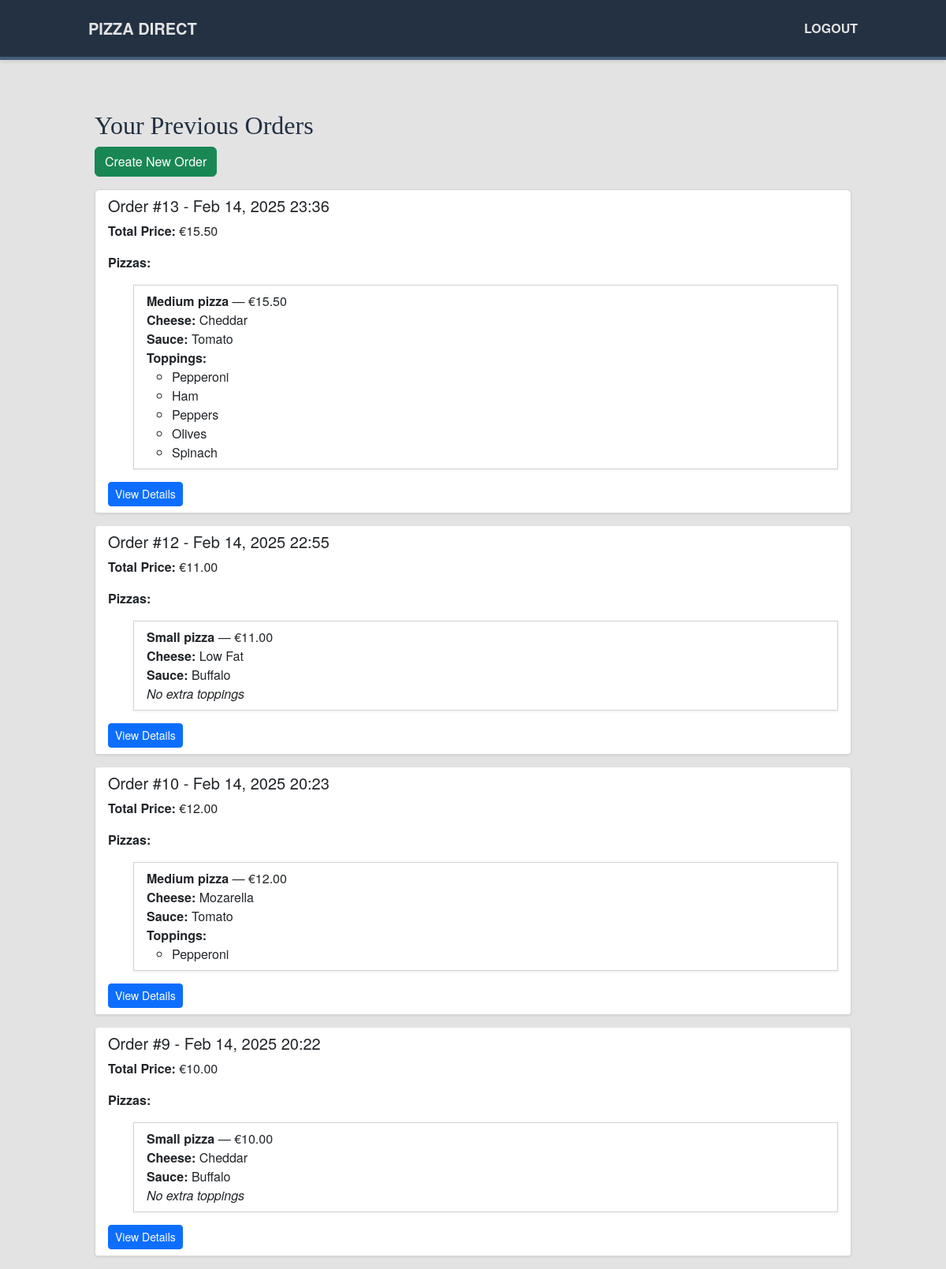
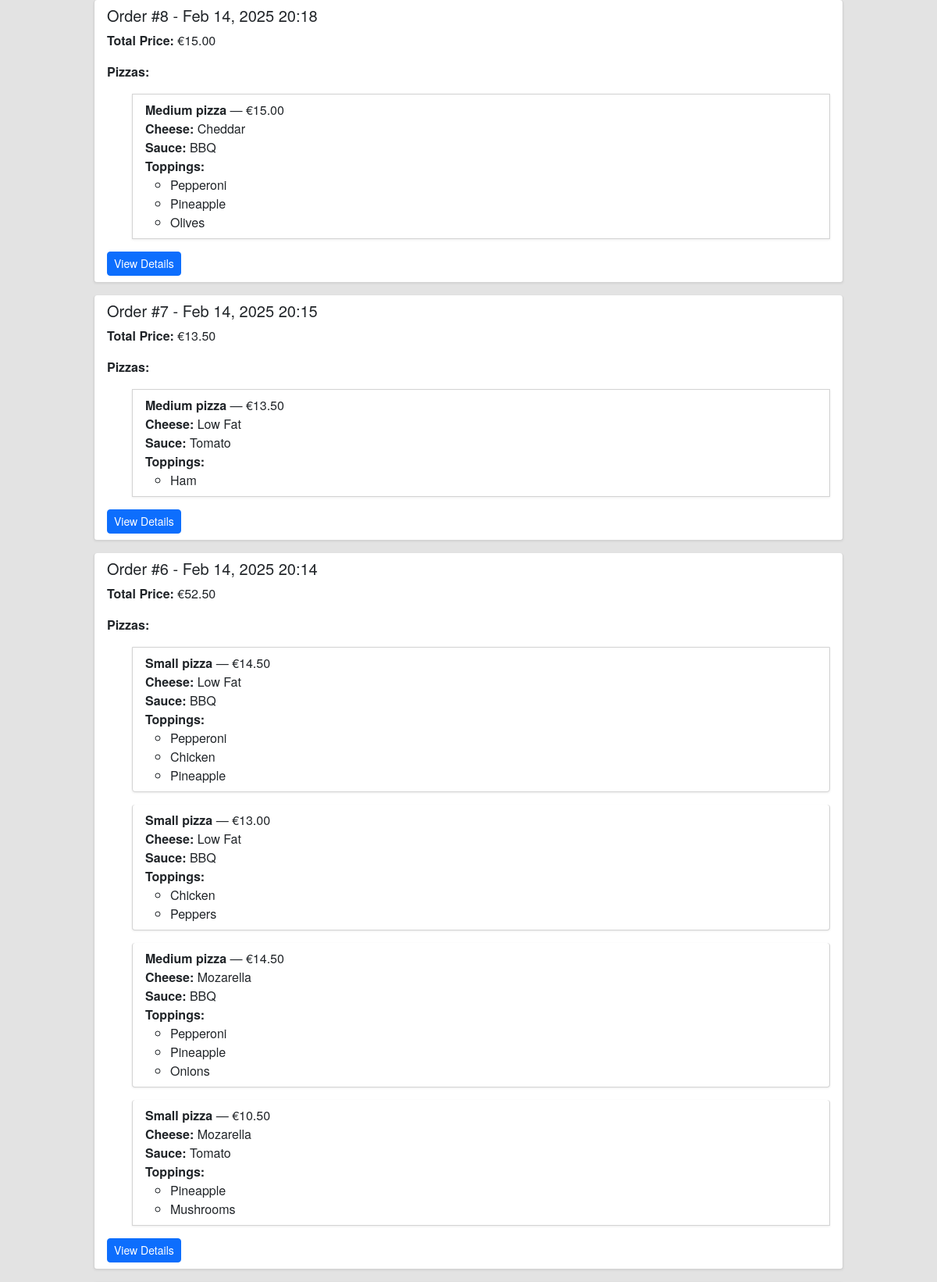
Screenshot of / (signed in, upper part) with the database file from the repository (2 pictures, top to bottom).
### pizza_app/models.py (models this page shows, shortened)
class Order(models.Model):
    user = models.ForeignKey(User, on_delete=models.CASCADE)
    pizzas = models.ManyToManyField(Pizza)
    customer_name = models.CharField(max_length=100)
    address = models.TextField()
    card_number = models.CharField(max_length=16)
    card_expiry_month = models.CharField(max_length=2)
    card_expiry_year = models.CharField(max_length=4)
    card_cvv = models.CharField(max_length=3)
    order_date = models.DateTimeField(default=timezone.now)
    @property
    def total_order_price(self):
        return sum(p.total_price for p in self.pizzas.all())

class Pizza(models.Model):
    size = models.ForeignKey(PizzaSize, on_delete=models.SET_NULL, null=True)
    crust = models.ForeignKey(Crust, on_delete=models.SET_NULL, null=True)
    sauce = models.ForeignKey(Sauce, on_delete=models.SET_NULL, null=True)
    cheese = models.ForeignKey(Cheese, on_delete=models.SET_NULL, null=True)
    toppings = models.ManyToManyField(Topping, blank=True)
    @property
    def total_price(self):
        total = Decimal('0.00')
        if self.size: total += self.size.price
        if self.crust: total += self.crust.price
        if self.sauce: total += self.sauce.price
        if self.cheese: total += self.cheese.price
        for t in self.toppings.all():
            total += t.price
        return total

class PizzaSize(models.Model):
    name = models.CharField(max_length=50)
    price = models.DecimalField(max_digits=6, decimal_places=2, default=Decimal('0.00'))
    def __str__(self):
        return self.name

class Crust(models.Model):
    name = models.CharField(max_length=50)
    price = models.DecimalField(max_digits=6, decimal_places=2, default=Decimal('0.00'))

class Sauce(models.Model):
    name = models.CharField(max_length=50)
    price = models.DecimalField(max_digits=6, decimal_places=2, default=Decimal('0.00'))
    def __str__(self):
        return self.name

class Cheese(models.Model):
    name = models.CharField(max_length=50)
    price = models.DecimalField(max_digits=6, decimal_places=2, default=Decimal('0.00'))
    def __str__(self):
        return self.name

class Topping(models.Model):
    name = models.CharField(max_length=50)
    price = models.DecimalField(max_digits=6, decimal_places=2, default=Decimal('0.00'))

### pizza_app/views.py (the view)
# urls.py: path('', views.order_overview, name='order_overview'),
@login_required
def order_overview(request):
    orders = Order.objects.filter(user=request.user).order_by('-order_date')
    return render(request, 'order_overview.html', {'orders': orders})

### pizza_app/templates/order_overview.html
{% extends 'base.html' %}
{% block content %}
<h2>Your Previous Orders</h2>
<a href="{% url 'create_pizza' %}" class="btn btn-success mb-3">Create New Order</a>
{% if orders %}
  <div class="list-group">
    {% for order in orders %}
      <div class="list-group-item mb-3">
        <h5>Order #{{ order.id }} - {{ order.order_date|date:"M d, Y H:i" }}</h5>
        <p><strong>Total Price:</strong> €{{ order.total_order_price }}</p>
        <p><strong>Pizzas:</strong></p>
        <ul>
          {% for pizza in order.pizzas.all %}
            <li class="list-group-item mb-3">
              <strong>{{ pizza.size }} pizza</strong> &mdash; €{{ pizza.total_price }}<br>
              <strong>Cheese:</strong> {{ pizza.cheese }}<br>
              <strong>Sauce:</strong> {{ pizza.sauce }}<br>
              {% if pizza.toppings.all %}
                <strong>Toppings:</strong>
                <ul>
                  {% for topping in pizza.toppings.all %}
                    <li>{{ topping.name }}</li>
                  {% endfor %}
                </ul>
              {% else %}
                <em>No extra toppings</em>
              {% endif %}
            </li>
          {% endfor %}
        </ul>
        <a href="{% url 'order_confirmation' order.id %}" class="btn btn-primary btn-sm">View Details</a>
      </div>
    {% endfor %}
  </div>
{% else %}
  <p>You have no previous orders.</p>
{% endif %}
{% endblock %}

### pizza_app/static/css/my.css (style rules this page uses)
:root { --first-color: #233142; --second-color: #455d7a; --third-color: #f95959; --fourth-color: #e3e3e3; }
html, body { height: 100%; margin: 0; font-family: 'Helvetica Neue', Arial, sans-serif; background-color: var(--fourth-color); color: #333; }
h2, h3, h4 { font-family: Georgia, serif; color: var(--first-color); margin-top: 20px; }
.list-group-item { background-color: #fff; border: 1px solid lightgray; margin-bottom: 10px; border-radius: 4px; box-shadow: 0 1px 3px rgba(0,0,0,0.08); }

### rows the page displays
Order: id "13", order_date "Feb 14, 2025 23:36", total_order_price "15.50"
Pizza: size "Medium", total_price "15.50", cheese "Cheddar", sauce "Tomato"
Topping: name "Pepperoni"
Topping: name "Ham"
Topping: name "Peppers"
Topping: name "Olives"
Topping: name "Spinach"
Order: id "12", order_date "Feb 14, 2025 22:55", total_order_price "11.00"
Pizza: size "Small", total_price "11.00", cheese "Low Fat", sauce "Buffalo", shows "No extra toppings"
Order: id "10", order_date "Feb 14, 2025 20:23", total_order_price "12.00"
Pizza: size "Medium", total_price "12.00", cheese "Mozarella", sauce "Tomato"
Order: id "9", order_date "Feb 14, 2025 20:22", total_order_price "10.00"
Pizza: size "Small", total_price "10.00", cheese "Cheddar", sauce "Buffalo", shows "No extra toppings"
Order: id "8", order_date "Feb 14, 2025 20:18", total_order_price "15.00"
Pizza: size "Medium", total_price "15.00", cheese "Cheddar", sauce "BBQ"
Topping: name "Pineapple"
Order: id "7", order_date "Feb 14, 2025 20:15", total_order_price "13.50"
Pizza: size "Medium", total_price "13.50", cheese "Low Fat", sauce "Tomato"
Order: id "6", order_date "Feb 14, 2025 20:14", total_order_price "52.50"
Pizza: size "Small", total_price "14.50", cheese "Low Fat", sauce "BBQ"
Topping: name "Chicken"
Pizza: size "Small", total_price "13.00", cheese "Low Fat", sauce "BBQ"
Pizza: size "Medium", total_price "14.50", cheese "Mozarella", sauce "BBQ"
Topping: name "Onions"
Pizza: size "Small", total_price "10.50", cheese "Mozarella", sauce "Tomato"
Topping: name "Mushrooms"
